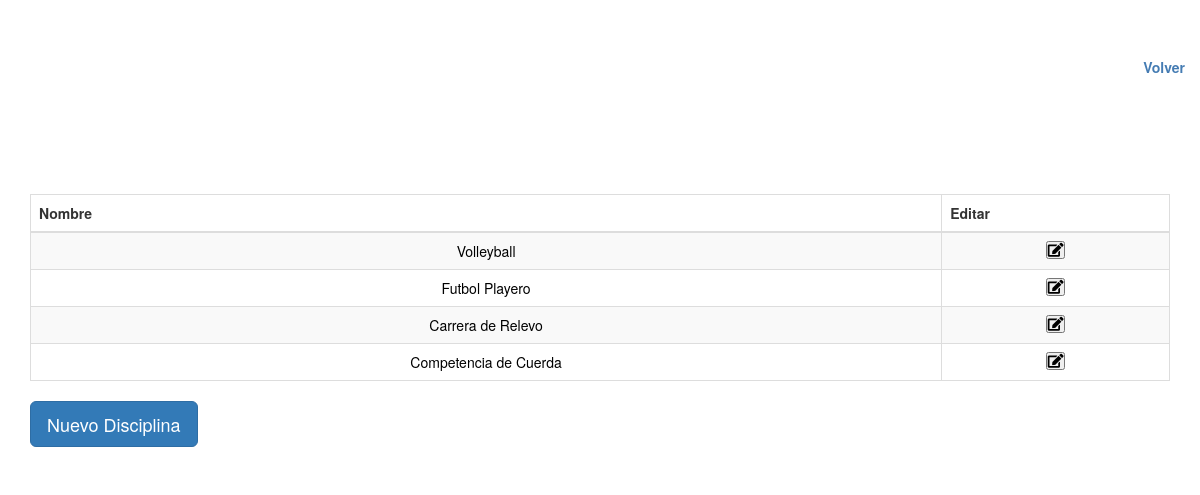
Page /vistas/disciplina.php on the committed database.
### tables this page shows
CREATE TABLE `disciplina`  (
  `pk_num_disciplina` int(11) NOT NULL AUTO_INCREMENT,
  `ind_nombre_disciplina` varchar(255) NULL DEFAULT NULL,
  PRIMARY KEY (`pk_num_disciplina`) USING BTREE
);

### config/conexion.php (called while the page is built)
<?php
class Database
{
    public static function StartUp()
    {
        $pdo = new PDO('mysql:host=localhost;dbname=juegos2020;charset=utf8', 'root', '');
        $pdo->setAttribute(PDO::ATTR_ERRMODE, PDO::ERRMODE_EXCEPTION);
        return $pdo;
    }
}

### controlador/controlador.php (called while the page is built, shortened)
<?php
	require_once("../modelo/modelo.php");
	class controlador
    {
        private $model;
        public function  __construct()
        {
            $this->model = new modelo();
        }
        public function obtenerDisciplinas(){
            return $this->model->obtenerDisciplinas();
        }
    }
?>

### modelo/modelo.php (called while the page is built, shortened)
<?php
include "../config/conexion.php";
	class modelo{
        private $pdo;
        public function __construct(){
            try
            {
                $this->pdo = Database::StartUp();
            }
            catch(Exception $e)
            {
                die($e->getMessage());
            }
	    }
        public function obtenerDisciplinas(){
            $ciudad = $this->pdo->query(
                "SELECT * FROM disciplina");
            $ciudad->setFetchMode(PDO::FETCH_ASSOC);
            return $ciudad->fetchAll();
	    }
    }
	?>

### vistas/disciplina.php (the view, shortened to what this page needs)
<?php
require_once ('../controlador/controlador.php');
$a= new controlador();
$products=$a->obtenerDisciplinas();
?>
<!DOCTYPE html PUBLIC "-//W3C//DTD XHTML 1.0 Transitional//EN" "http://www.w3.org/TR/xhtml1/DTD/xhtml1-transitional.dtd">
<html xmlns="http://www.w3.org/1999/xhtml">
<head>
    <link href="../lib/css/bootstrap.min.css" rel="stylesheet" type="text/css" />
    <link href="../lib/css/jquery.dataTables.css" rel="stylesheet" type="text/css"/>
    <link rel="stylesheet" href="../lib/fonta/css/all.css" type="text/css" />
    <link href="../lib/css/mm_entertainment.css" rel="stylesheet" type="text/css" />
</head>
<body>
<div class="container">
    <div class="row" style="margin-top: 5%; text-align: right;"><a href="index.php">Volver</a> </div>
    <div class="row ">
        <div class="col-xl-12 col-lg-12 col-md-12 col-12 m-auto table" id="table" style="margin-top: 10%;">
            <table class="table table-bordered table-hovered table-striped" id="productTable">
                <thead>
                <th style="width: 80%;"> Nombre </th>
                <th style="width: 20%;"> Editar </th>
                </thead>
                <tbody>
                <?php
                foreach($products as $product) : ?>
                    <tr>
                        <td> <?php echo $product['ind_nombre_disciplina']; ?> </td>
                        <td> <button type="button" class="edit" VALUE="<?php echo $product['pk_num_disciplina']; ?>" class="btn btn-link btn-lg"  data-toggle="modal" data-target="#exampleModal">
                                <i class="fas fa-edit"></i></button>
                        </td>
                    </tr>
                <?php endforeach; ?>
                </tbody>
            </table>
            <div class="row">
                <div class="col-xl-12 col-lg-12 col-md-12 col-12 m-auto">
                <button type="button" id="nuevo" class="btn btn-primary btn-lg" data-toggle="modal" data-target="#exampleModal">Nuevo Disciplina</button>
            </div>
        </div>
        </div>
    </div>
</div>
</body>

### rows in the picture
disciplina: ind_nombre_disciplina "Volleyball", $product['pk_num_disciplina'] 1 (drawn)
disciplina: ind_nombre_disciplina "Futbol Playero", $product['pk_num_disciplina'] 2 (drawn)
disciplina: ind_nombre_disciplina "Carrera de Relevo", $product['pk_num_disciplina'] 3 (drawn)
disciplina: ind_nombre_disciplina "Competencia de Cuerda", $product['pk_num_disciplina'] 4 (drawn)
